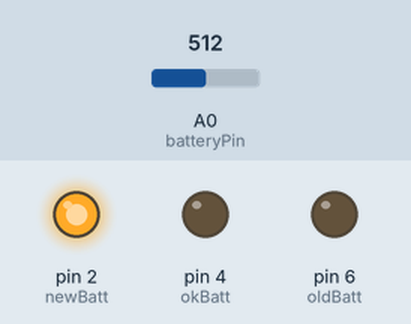
Recording of a sketch running on a simulated Arduino Uno, built with avr-gcc and run on an emulated ATmega328P. Parts: output pins drawn as LEDs (lit = HIGH). Inputs (shaded band) come from the test bench; at power-on: A0 (batteryPin) = 512.

Above: at 1.2 s.
1.3 s: A0 (batteryPin) set to 342
2.8 s: A0 (batteryPin) set to 309
At 3.7 s:
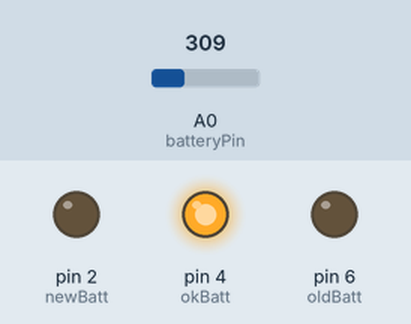
4.3 s: A0 (batteryPin) set to 276
At 4.8 s:
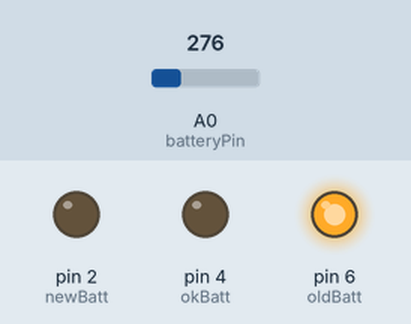
5.8 s: A0 (batteryPin) set to 220
7.3 s: A0 (batteryPin) set to 197
At 8.3 s:
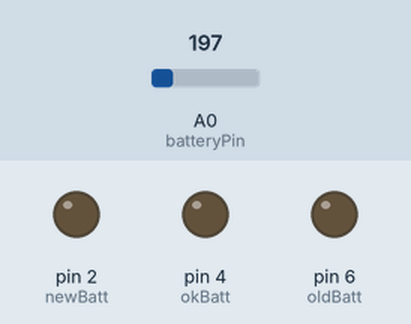
8.8 s: A0 (batteryPin) set to 306
At 9.4 s:
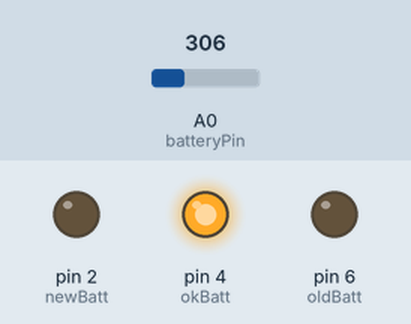
Timing chart, 0 to 11.3 s (numbered marks = the images above; inputs shaded):
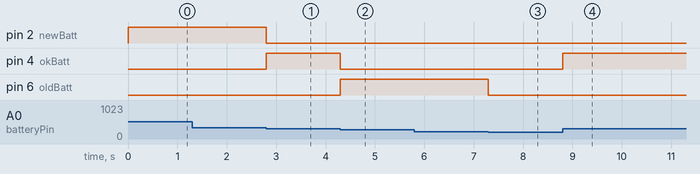

The sketch:

batt_tester.ino
```cpp
int batteryPin = A0;   // Analog pin connected to the battery
int newBatt = 2;       // Digital pin for the green/blue LED
int okBatt = 4;        // Digital pin for the yellow LED
int oldBatt = 6;       // Digital pin for the red LED

void setup() {
  pinMode(newBatt, OUTPUT);
  pinMode(okBatt, OUTPUT);
  pinMode(oldBatt, OUTPUT);
}

void loop() {
  int batteryValue = analogRead(batteryPin);  // Read battery voltage
  float voltage = (batteryValue / 1023.0) * 5.0;  // Convert to voltage (assuming 5V reference)

  // Determine which LED to light up based on the battery voltage
  if (voltage >= 1.6) {
    digitalWrite(newBatt, HIGH);
    digitalWrite(okBatt, LOW);
    digitalWrite(oldBatt, LOW);
  }
  else if (voltage >= 1.4) {
    digitalWrite(newBatt, LOW);
    digitalWrite(okBatt, HIGH);
    digitalWrite(oldBatt, LOW);
  }
  else if (voltage >= 1.0) {
    digitalWrite(newBatt, LOW);
    digitalWrite(okBatt, LOW);
    digitalWrite(oldBatt, HIGH);
  }
  else {
    // All LEDs off if voltage is below the lowest threshold
    digitalWrite(newBatt, LOW);
    digitalWrite(okBatt, LOW);
    digitalWrite(oldBatt, LOW);
  }
}
```

Measured:
- the behaviour switches between 328 and 327 on A0 (batteryPin) (found by bisection; images 0 and 1)
- the behaviour switches between 287 and 286 on A0 (batteryPin) (found by bisection; images 1 and 2)
- the behaviour switches between 205 and 204 on A0 (batteryPin) (found by bisection; images 2 and 3)
- after the input at 1.3 s, every drawn part: stays the same
- after the input at 2.8 s, pin 2 (newBatt): HIGH → LOW at once; pin 4 (okBatt): LOW → HIGH at once
- after the input at 4.3 s, pin 4 (okBatt): HIGH → LOW at once; pin 6 (oldBatt): LOW → HIGH at once
- after the input at 5.8 s, every drawn part: stays the same
- after the input at 7.3 s, pin 6 (oldBatt): HIGH → LOW at once
- after the input at 8.8 s, pin 4 (okBatt): LOW → HIGH at once
